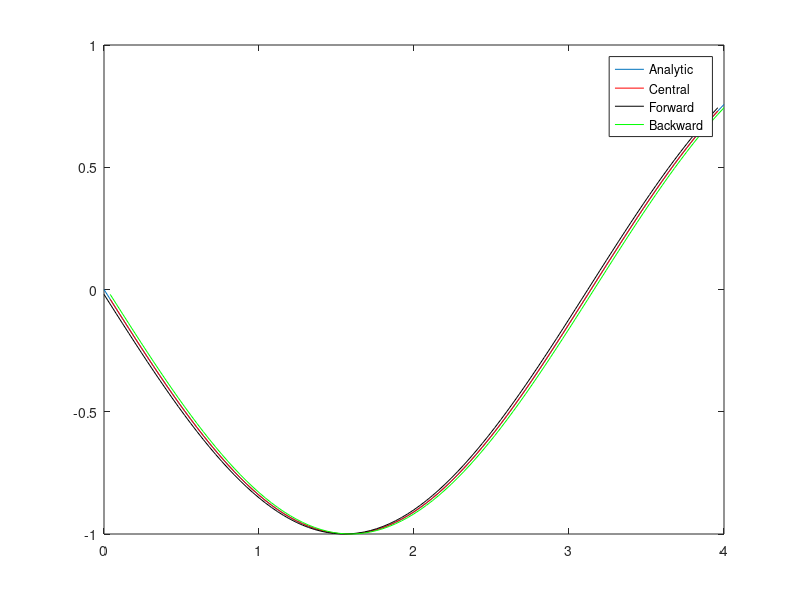

Write MATLAB code to recreate this figure.
clc
clear all

Fun = @(x) cos(x); 
dFun = @(x) -sin(x);
x=linspace(0,4,101);
F=Fun(x);
h=x(2)-x(1);
xCentral=x(2:end-1);
dFCenteral=(F(3:end)-F(1:end-2))/(2*h);
xForward=x(1:end-1);
dFForward=(F(2:end)-F(1:end-1))/h;
xBackward=x(2:end);
dFBackward=(F(2:end)-F(1:end-1))/h;
plot(x,dFun(x));
hold on
plot(xCentral,dFCenteral,'r')
plot(xForward,dFForward,'k');
plot(xBackward,dFBackward,'g');
legend('Analytic','Central','Forward','Backward')